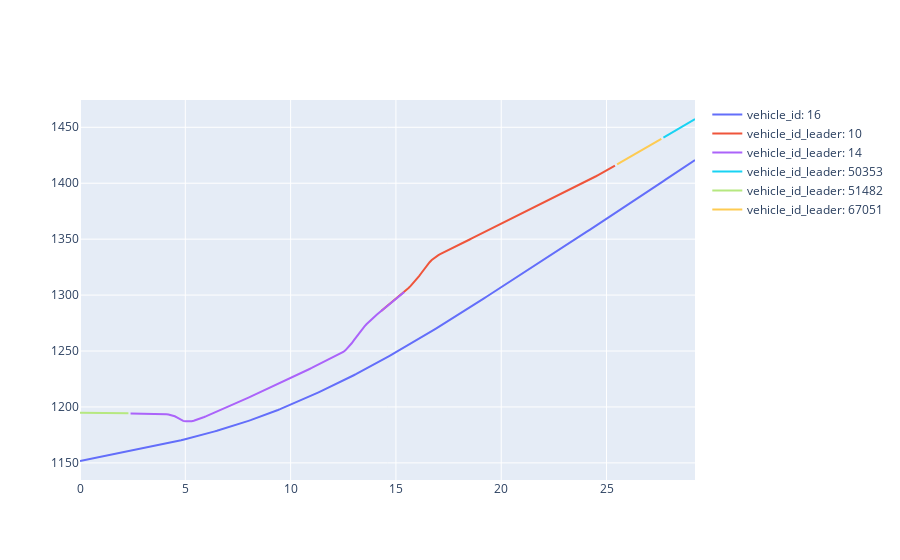

Notebook cell for this chart:
### Markdown cell above
## Plot some of the Vehicle Trajectories

### Code cell
import plotly.express as px
import plotly.graph_objects as go

fig = go.Figure()

for vehicle_id in plot_df["vehicle_id"].unique().to_list():
    fig.add_trace(
        go.Scatter(
            x=plot_df.filter(pl.col("vehicle_id") == vehicle_id)["sim_time"],
            y=plot_df.filter(pl.col("vehicle_id") == vehicle_id)["front_s_smooth_lowes"],
            mode="lines",
            name=f"vehicle_id: {vehicle_id}",
            # color by the lane index
        )
    )


for vehicle_id in plot_df["vehicle_id_leader"].unique().to_list():
    fig.add_trace(
        go.Scatter(
            x=plot_df.filter(pl.col("vehicle_id_leader") == vehicle_id)["sim_time"],
            y=plot_df.filter(pl.col("vehicle_id_leader") == vehicle_id)[
                "front_s_smooth_leader_lowes"
            ],
            mode="lines",
            name=f"vehicle_id_leader: {vehicle_id}",
        )
    )

    fig.add_trace(
        go.Scatter(
            x=plot_df.filter(pl.col("vehicle_id") == vehicle_id)["sim_time"],
            y=plot_df.filter(pl.col("vehicle_id") == vehicle_id)["front_s_smooth"],
            mode="lines",
            name=f"vehicle_id: {vehicle_id} raw",
            # color by the lane index
        )
    )

fig.show()
